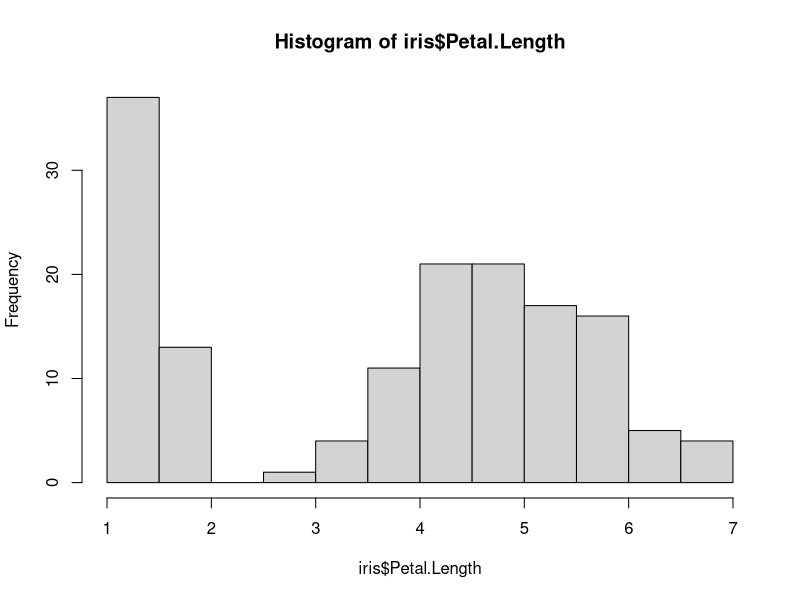
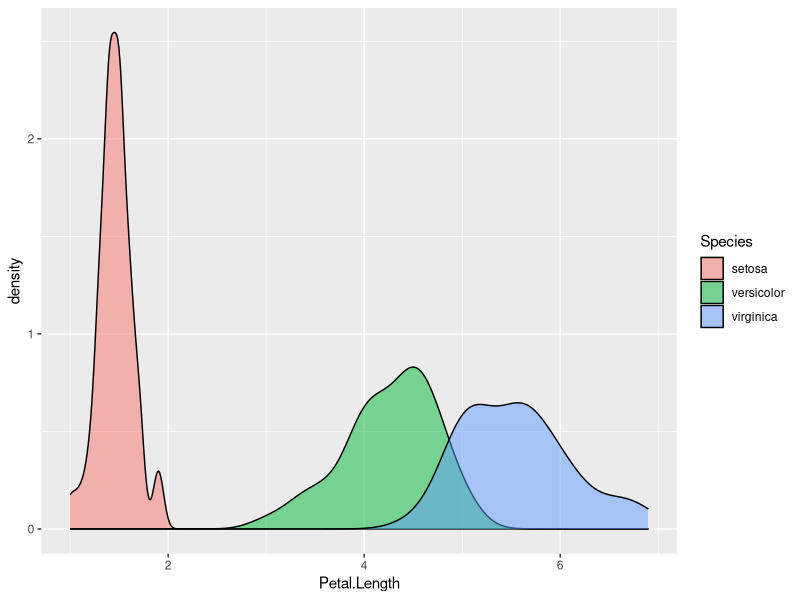
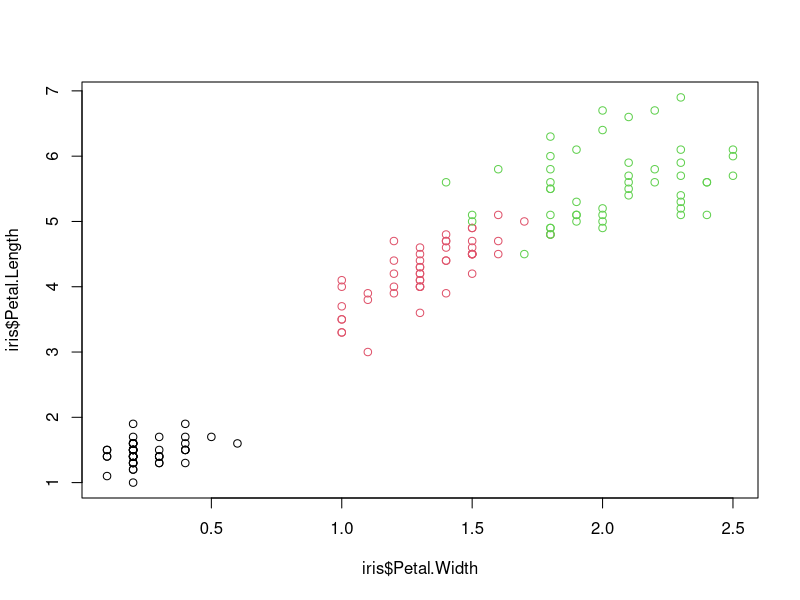
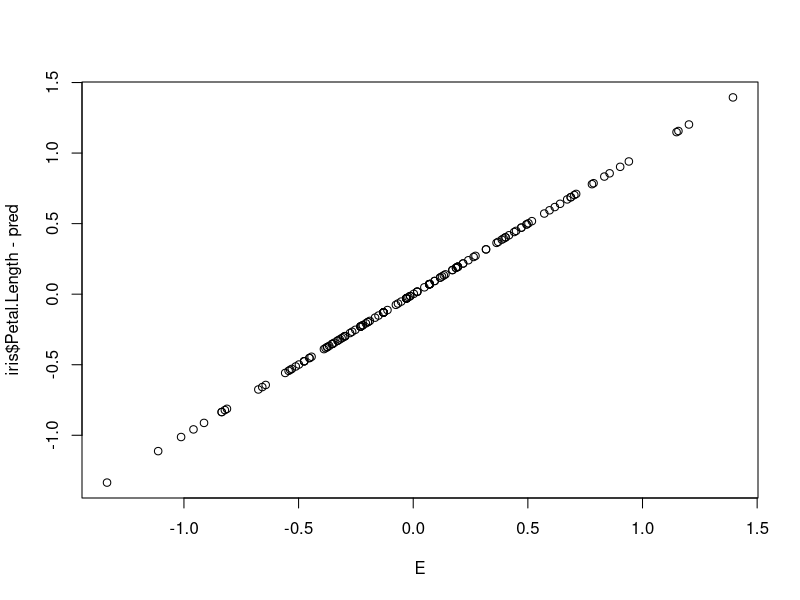
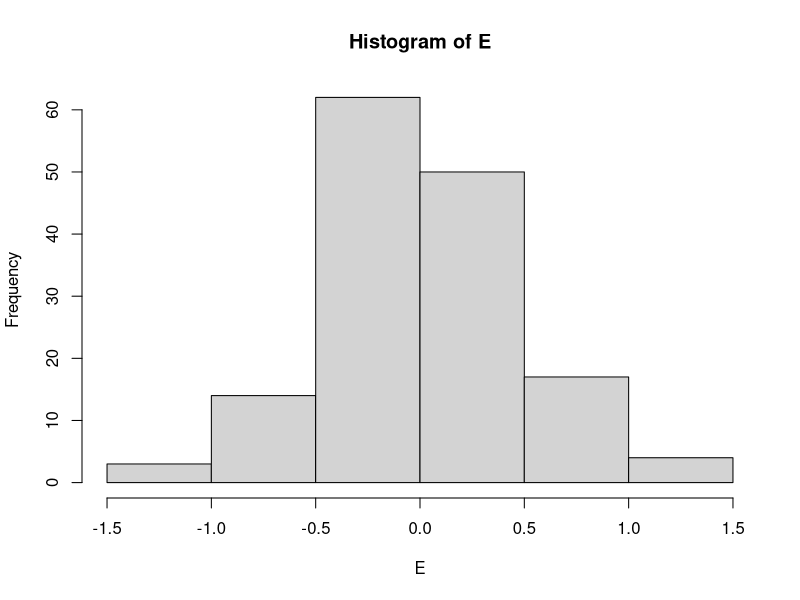
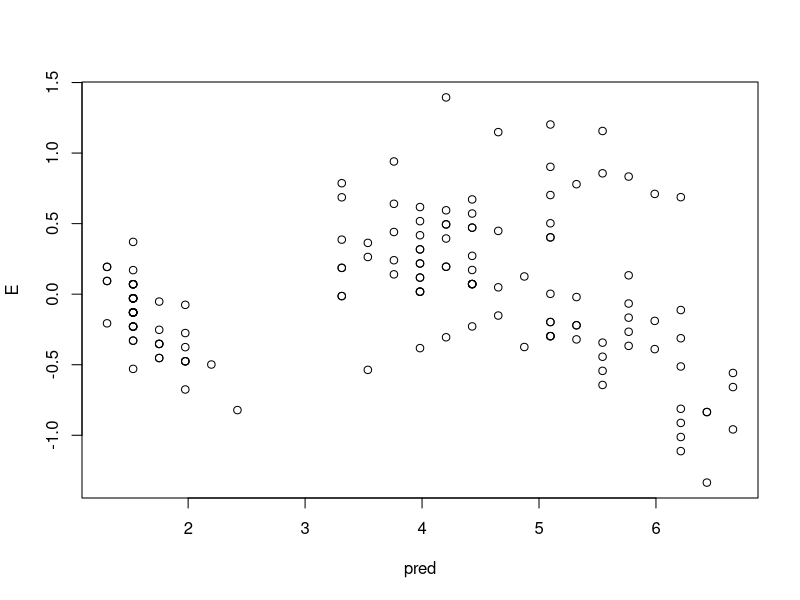
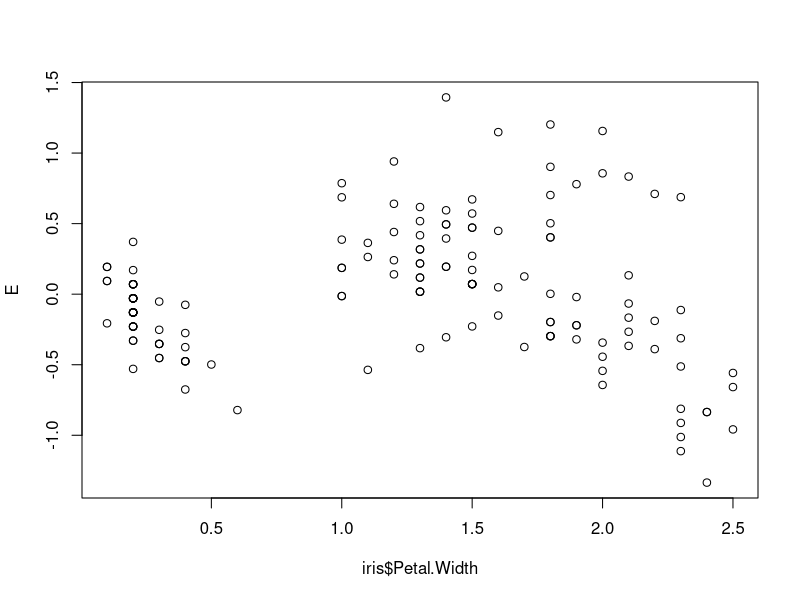
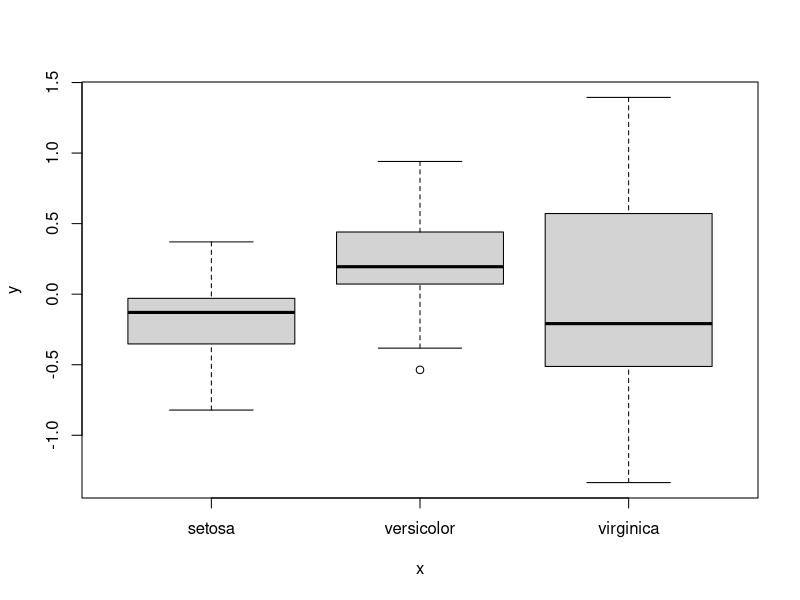

The R script that drew these images, in order:
#Introduction to linear models
# This class will teach you to:
#1 assess the assumptions of a linear regression model:
  #normality, equal variance, independence, outliers, colinearity, linear relation
#2 run a lm
#3 interpret a lm
  #significanc, r^2, beta values, SE, 95% CI

library(ggplot2)
data(iris)

######################
#We want to predict petal length from petal width and species
#first we check normality of the response variable
hist(iris$Petal.Length)

#Remember the assumption of normality is actually that the response variable is normally distributed for a given value of the predictor variables
#so we plot seperate histograms for each value of predictor variable: species
ggplot(iris,aes(x=Petal.Length,fill=Species))+geom_density(alpha=0.5)

#check equal variance, outliers, and a linear relationship all at once
plot(iris$Petal.Width,iris$Petal.Length,col=iris$Species)

#Creat your model
#lm() is the function for a linear model
#what you are trying to predict comes first eg Petal.Length
# "~" means predicted by
i1<-lm(Petal.Length~Petal.Width,data=iris)
summary(i1)

#Now we have to check that our model worked
#If the model is correctly specified there should not be any trends in the residuals and the variance should be constant

#to check this we calculate the predicted values and the residuals
pred<-predict(i1)

#Residuals are how wrong your predictions were (real value - predicted value)
E<-resid(i1)
plot(E,iris$Petal.Length-pred)

#Double check the assumption of normality with the residuals
hist(E)

#plot the residuals against the predicted values and each explanitory vairable in turn
plot(pred,E)
plot(iris$Petal.Width,E)
plot(iris$Species,E)
#for simple models plot() will do this and more for you
plot(i1)

#It looks like $Species is causing problems with your model
#Create a new model which includes $Species
i2<-lm(Petal.Length~Petal.Width+Species,data=iris)
plot(i2)

#Write your own code to check the model as before.
#Do you think the assumptions of the model are met?

#what does the summary tell us?
summary(i2)
#Residuals: are the difference between predicted and observed Petal:Length
#Coefficients: the parameters that we use to predict Petal.Length
#Standard errors are a measure of how close your values are to the true values
#R-squared is a measure of how well your model explains the data
#The final line gives the result of an f-test and it shows that this model is significantly better than the null model

#Is i2 better than i1? When comparing models like this they must be "nested"
anova(i1,i2,test="F")

#############
#Task 2
#Load the dataframe which comes with ggplot2
data(msleep)
#look at your data with str()
str(msleep)
#the data type chr (character) means its a string and not suitable for analysis

#We will predict sleep_total from body_wt, brain_wt and vore

#remove missing data
msleen<-msleep[which(!is.na(msleep$brainwt) & !is.na(msleep$vore)),]

#change msleep$vore into a factor
msleen$vore<-as.factor(msleen$vore)

levels(msleen$vore)
#reorder factor levels
msleen$vore<-relevel(msleen$vore,ref="omni")

#The assumption of normality applies only to the response variable
#Checking the distribution is a good start but the residuals must also be checked
hist(msleen$sleep_total)

#Plot each of the explanitory variables against the response variable in turn
#Check for a linear relation, equal variance and outliers
plot(msleen$bodywt,msleen$sleep_total)
plot(log(msleen$bodywt),msleen$sleep_total)

plot(msleen$brainwt,msleen$sleep_total)
plot(log(msleen$brainwt),msleen$sleep_total)

plot(msleen$vore,msleen$sleep_total)

ggplot(msleen,aes(x=log(bodywt),y=sleep_total,colour=vore))+geom_point()

s1<-lm(sleep_total~bodywt+brainwt+vore,data=msleen)
#plot() is a handy short hand but it doesnt work for more complex models
#So you will have to know how to do it by hand
plot(s1)
#has some big problems with outliers

#Often you would omit the outliers and refit the model but in this case we can just use log() because our data cover an enormous range (shrew-elephant)
s2<-lm(sleep_total~log(bodywt)+log(brainwt)+vore,data=msleen)
#what does this mean?
summary(s2)

plot(s2)

#check for covariance: This should be done before modeling but I saved it for dramatic effect
library(car)
vif(s2) #VIF scores above 2 are a little troubling, over 5 is a big problem
plot(log(msleen$bodywt),log(msleen$brainwt))
#They are highly colinear which can cause problems

#Colinearity means the model struggles to corectly partition the variance between the colinear terms.
#In short, it cannot tell which is important bodywt or brainwt
#We have to pick one to remove based on our knowledge of the system 
s3<-lm(sleep_total~log(brainwt)+vore,data=msleen)
summary(s3)
#Validate model: normality, equal variance, colinearity, independence

#Interpretation and significance of the model

#################
#Final tasks load the data(Baumann)
#predict post.test1 from group and pretest.1
#check all the assumptions of the test and interpret the model and assess the significance of predictor variables

##################

#Please send any questions or feedback to d.a.wells@2016.ljmu.ac.uk